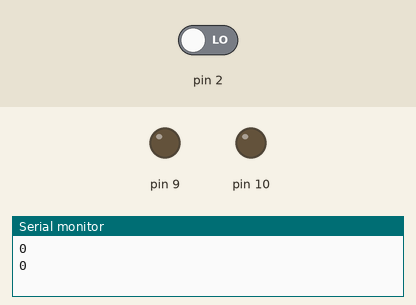
The sketch below on a simulated Arduino Uno, built with avr-gcc and run on an emulated ATmega328P. Parts: output pins drawn as LEDs (lit = HIGH), the last lines printed to the serial monitor. The inputs (shaded band) are chosen by the test bench; at power-on: pin 2 LOW.

Above: at 1.2 s.
1.3 s: pin 2 driven HIGH
At 1.7 s:
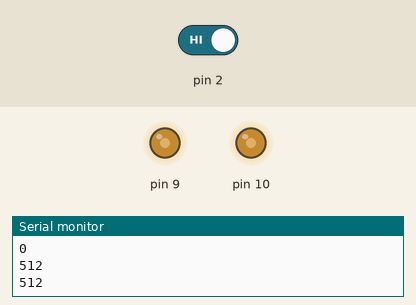
Timing chart, 0 to 4.3 s (numbered marks = the images above; inputs shaded):
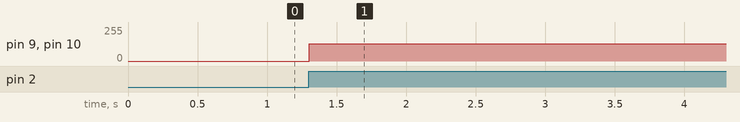

Measured:
- after the input at 1.3 s, pin 9, pin 10: 0/255 → 128/255 at once

The sketch:

tr2023_serial.ino
```cpp
#include "Arduino.h"
uint16_t ADCval;
bool mapped;
unsigned long now;
unsigned long lastSecond = 0;
unsigned long isr_CATCH = 0;

ISR(PCINT2_vect){
}

ISR(INT0_vect){
}

// Catch ADC event
ISR(ADC_vect){
        uint8_t atmp = ADCL; // Load ADC Result's Low Byte to temp
        ADCval = atmp + (ADCH << 8);
        OCR1A = ADCval;
        OCR1B = ADCval;
}

void bLNK () {
      if (mapped == HIGH) {digitalWrite(LED_BUILTIN, HIGH);mapped = LOW;}
      else if (mapped == LOW) {digitalWrite(LED_BUILTIN, LOW);mapped = HIGH;}
}

void setup() {
  uint8_t sreg = SREG;
  cli();
    PCICR =
          0
          | (1 << PCIE2)  // Pin Change Interrupt Enable 2
          ;
    // Pin Change Mask Register 2
    PCMSK2 =
          0
          | (1 << PCINT18)  // PD2 (D2) Catch Pin change
          ;
   ADCSRA =
          0
          | (1 << ADEN) | (1 << ADATE) // Enable ADC, ADC Auto Trigger Enable
          | (1 << ADIE)  // ADC Interrupt Enable,
          | (1 << ADPS2) | (1 << ADPS1) | (1 << ADPS0) //ADC Prescaler /128
          ;
   ADMUX =
        0
        | (0 << MUX0) | (1 << MUX1) | (1 << MUX2) // Select ADC6 ADC input
        | (1 << REFS1) | (1 << REFS0)  // Refs 1.1v
        ;
   ADCSRB =
        0
        | (0 << ACME)   // Analog Comparator Multiplexer Disable
        | (0 << ADTS0) | (1 << ADTS1) | (0 << ADTS2) // ADC Auto Trigger Source : External Interrupt Request 0
        ;

    // External Interrupt Mask Register
   EIMSK =
          0
          | (1 << INT0)  // External Interrupt Request 0 Enable
          ;
    // External Interrupt Control Register A
   EICRA =
          0
          | (1 << ISC00) | (1 << ISC01)  // Rising edge on INT0 generates an interrupt request.
          ;
// T/C1 Section
TCCR1B = 0;
DDRB |= _BV(PB1) | _BV(PB2); //Set pins as outputs (D9, D10 Arduino)
TCCR1A = _BV(COM1A1) | _BV(COM1B1) //Non-Inv PWM
| _BV(WGM11); // Mode 14: Fast PWM, TOP=ICR1
TCCR1B = _BV(WGM13) | _BV(WGM12)
| _BV(CS10); // Prescaler
ICR1 = 0x3ff; // TOP 10-bit
OCR1A = 0x0;
OCR1B = 0x0;
// Start the timer with /8 prescaler
TCCR1B |= (0 << CS12) | (1 << CS11) | (0 << CS10);
SREG = sreg;
sei();

Serial.begin(57600);
}


void loop() {
  now = millis();
  if (now - lastSecond > ((1023 - OCR1A)/2)) {
  //isr_CATCH = OCR1A;
  bLNK();
  lastSecond = now;
//   Serial.println(isr_CATCH);
  Serial.println(ADCval);

}
}
```
